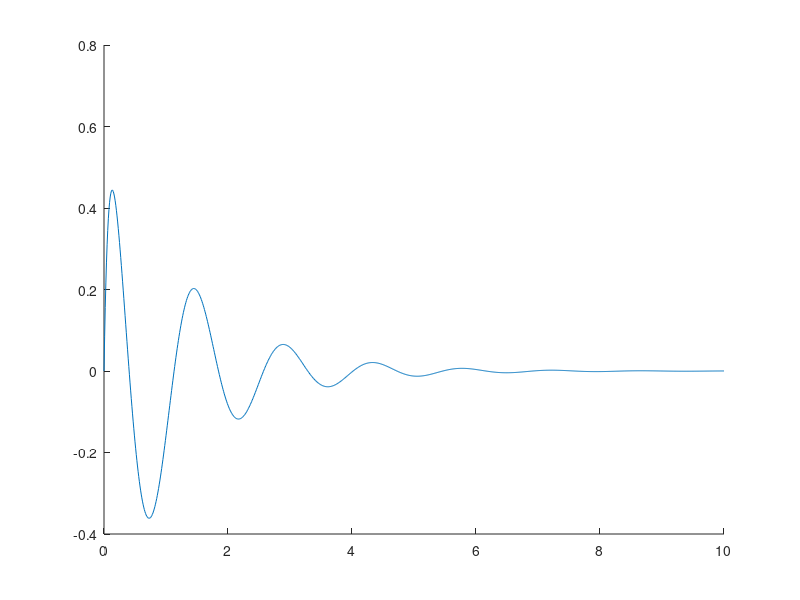

Recreate this plot in MATLAB. (Note: this script raises an error after producing the figure.)
clear all, clc

%Total 25 Parameters would need to be defined

global Mphiphi Mdelphi Mdeldel Mphidel

global Kophiphi Kophidel Kodelphi Kodeldel K2phiphi K2phidel K2delphi K2deldel

global Cophiphi Cophidel Codelphi Codeldel 

global Tphi Tdel

global v gravacc

% Rear Wheel Parameters Values;
mR = 2; %Kgs
iRXX = 0.0603 ; %kgm^2
iRYY = 0.12; %kgm^2
rR = 0.3; %m

%Rear Frame Parameter Values;
mB = 85; %kgs
xB = 0.3; %m
zB = -0.9; %m
iBXX = 9.2;
iBXZ = 2.4;
iBZZ = 2.8;
iBYY = 11;

%Front Frame Parameter Values;
mH = 4.5; %kgs
xH = 0.9; %m
zH = -0.7; %m
iHXX = 0.0589;
iHXZ = -0.00756;
iHZZ = 0.00708;
iHYY = 0.06;

% Front Wheel Parameters Values;
mF = 3; %Kgs
iFXX = 0.1405 ; %kgm^2
iFYY = 0.28; %kgm^2
rF = 0.35; %m

%Vehicle Parameter values
w = 1.02; %Wheelbase, m
lambda = pi/10;
c = 0.08; %Pneumatic Trail


%Getting coefficient matrices
mT = mR + mB + mH + mF;
xT = (1/mT)*(xB*mB + xH*mH + w*mF);
zT = (1/mT)*(-rR*mR + zB*mB + zH*mH -rF*mF);

ITXX = iRXX + iBXX + iHXX + iFXX + mR*rR^2 + mB*zB^2 + mH*zH^2 + mF*rF^2;

ITXZ = iBXZ + iHXZ - mB*xB*zB - mH*xH*zH + mF*w*rF;

iRZZ = iRXX;
iFZZ = iFXX;

ITZZ = iRZZ + iBZZ + iHZZ + iFZZ + mB*xB^2 + mH*xH^2 + mF*w^2;


%Front Assembly 

mA = mH + mF;
xA = (1/mA)*(xH*mH + w*mF);
zA = (1/mA)*(zH*mH - rF*mF);

IAXX = iHXX + iFXX + mH*(zH - zA)^2 + mF*(rF + zA)^2;
IAXZ = iHXZ - mH*(xH - xA)*(zH - zA) + mF*(w - xA)*(rF + zA);
IAZZ = iHZZ + iFZZ + mH*(xH - xA)^2 + mF*(w - xA)^2;

uA = (xA - w - c )*cos(lambda) - zA*sin(lambda);


%Moment of Inertias about the Steering Axis
IALL = mA*uA^2 + IAXX*(sin(lambda))^2 + 2*IAXZ*sin(lambda)*cos(lambda) + IAZZ*(cos(lambda)^2);

IALX = -mA*uA*zA + IAXX*sin(lambda) + IAXZ*cos(lambda);

IALZ = mA*uA*xA + IAXZ*sin(lambda) + IAZZ*cos(lambda);

%Definition of mu

mu = (c/w)*cos(lambda);

%Definition of Gyrostatic Coefficients
SR = iRYY/rR;
SF = iFYY/rF;
ST = SF + SR;

SA = mA*uA + mu*mT*xT;


% Definition of coefficients

%Inertia coefficients
Mphiphi = ITXX;
Mphidel = IALX + mu*ITXZ;
Mdelphi = Mphidel;
Mdeldel = IALL + 2*mu*IALZ + mu*mu*ITZZ;



%Stiffness Coefficients
Kophiphi = mT*zT;
Kophidel = -SA;
Kodelphi = Kophidel;
Kodeldel = -SA*sin(lambda);

K2phiphi = 0;
K2phidel = (1/w)*(ST - mT*zT)*cos(lambda);
K2delphi = 0;
K2deldel = (1/w)*(SA + SF*sin(lambda))*cos(lambda);


%Damping Coefficeints
Cophiphi = 0;
Cophidel = mu*ST + SF*cos(lambda) + (ITXZ/w)*cos(lambda) - mu*mT*zT;
Codelphi = -(mu*ST + SF*cos(lambda));
Codeldel = (IALZ/w)*cos(lambda) + mu*(SA + (ITZZ/w)*cos(lambda));


M = [
    Mphiphi Mphidel;
    Mdelphi Mdeldel];

Ko = [
    Kophiphi Kophidel;
    Kodelphi Kodeldel];

K2 = [
     K2phiphi K2delphi;
     K2delphi K2deldel
     ];


Co = [
    Cophiphi Cophidel;
    Codelphi Codeldel];

%Test Parameters
Tphi = 0;
Tdel = 0;


v = 5; %mpersec
gravacc = 9.81;

A = [ 
        Mphiphi Mphidel;
        Mdelphi Mdeldel
    ];


B = [
        v*Cophiphi v*Cophidel;
        v*Codelphi v*Codeldel
        ];

C = [
        gravacc*Kophiphi + v^2*K2phiphi gravacc*Kophidel + v^2*K2phidel;
        gravacc*Kodelphi + v^2*K2delphi gravacc*Kodeldel + v^2*K2deldel
        ];

D = [
        Tphi;
        Tdel
    ];



Ass = [
        zeros(2,2) eye(2);
        -A\C -A\B
        ];

Bss = [
        zeros(2,2);
        A\eye(2)
        ];


Css = [
        eye(4)
        ];


Dss = zeros(4, 2);

%%% Variable Definition Completed

% create state-space object (requires Control System Toolbox)
sys = ss(Ass, Bss, Css, Dss);
x0 = [0.0 ;0 ;0.5 ;0];

% simulate e.g. step response for each torque channel
t = 0:0.01:10;
u = zeros(length(t),2); u(:,1) = 0.1;   % step/impulse as needed
[y,t,x] = lsim(sys, u, t,x0);
% plot(t, y);
% legend();

phi = y(:,1);
delta = y(:,2);
phi_dot = y(:,3);
delta_dot = y(:,4);

delta_ddot = [0; diff(delta_dot)];
phi_ddot = [0; diff(phi_dot)];

figure;
plot(t,delta_dot, Linewidth = 2, LineStyle="-", DisplayName = "DeltaRate");
hold on;
plot(t,phi_dot, Linewidth = 2, LineStyle=":", DisplayName = "RollRate");

legend();

%% Lets try deriving the Lateral positions derivative, yp, psi and yq

psi_dot = (((v*delta) + c*(delta_dot))/w)*cos(lambda);
psi_ddot = [0; diff(psi_dot)];


yp_dot = v*psi_dot;
yp_ddot = [0;diff(yp_dot)];

figure;
plot(t,yp_dot, Linewidth = 2, LineStyle="-", DisplayName = "yp_dot");
hold on;
plot(t,yp_ddot, Linewidth = 2, LineStyle=":", DisplayName = "yp_ddot");

legend();

%% Lets try to get some forces

TBphi = -mT.*yp_ddot.*zT + ITXX.*phi_ddot + ITXZ.*psi_ddot + IALZ.*delta_ddot + psi_dot.*v*ST + delta_dot.*v*SF*cos(lambda) + gravacc*mT*zT.*phi - gravacc*SA*delta;

figure;
plot(t,TBphi, Linewidth = 2, LineStyle="-", DisplayName = "Lean Torque [Nm]");
hold on;
yyaxis right;
plot(t, phi, Linewidth = 2, LineStyle="-", DisplayName = "Roll Angle [rad]");
legend();


FFy = (1/w)*(mT.*yp_ddot.*xT + ITXZ.*phi_ddot + ITZZ.*psi_ddot + IALZ.*delta_ddot - phi_dot.*v*ST - delta_dot.*v*SF*sin(lambda));

figure;
plot(t,FFy, Linewidth = 2, LineStyle="-", DisplayName = "Lateral Force [N]");
hold on;
yyaxis right;
plot(t, phi, Linewidth = 2, LineStyle="-", DisplayName = "Roll Angle [rad]");
legend();

